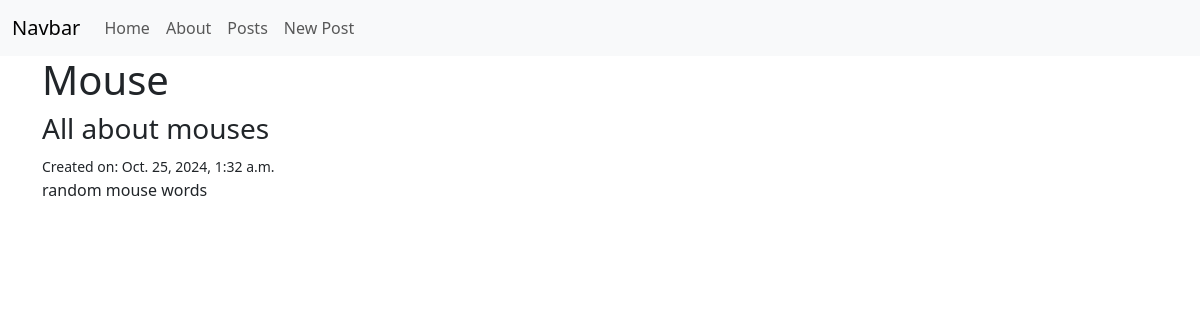
The app's page /posts/4/ with its own data.
### posts/models.py (models this page shows, shortened)
class Post(models.Model):                                   # inheritance
    title = models.CharField(max_length=128)                # composition
    subtitle = models.CharField(max_length=256)             # composition
    body = models.TextField()                               # composition
    created_on = models.DateTimeField(auto_now_add=True)    # composition

### posts/views.py (the view)
# urls.py: path("<int:pk>/", views.PostDetailView.as_view(), name="detail"),
class PostDetailView(DetailView):
    template_name = 'posts/detail.html'
    model = Post

### templates/posts/detail.html (shortened to what this page needs)
{% extends 'base.html' %}
{% block content %}
<h1>{{ post.title}}</h1>
<h3>{{ post.subtitle}}</h3>
<small>Created on: {{ post.created_on}}</small>
<p>{{ post.body}}</p>
{% endblock content %}

### records on screen
Post: title "Mouse", subtitle "All about mouses", created_on "Oct. 25, 2024, 1:32 a.m.", body "random mouse words"
